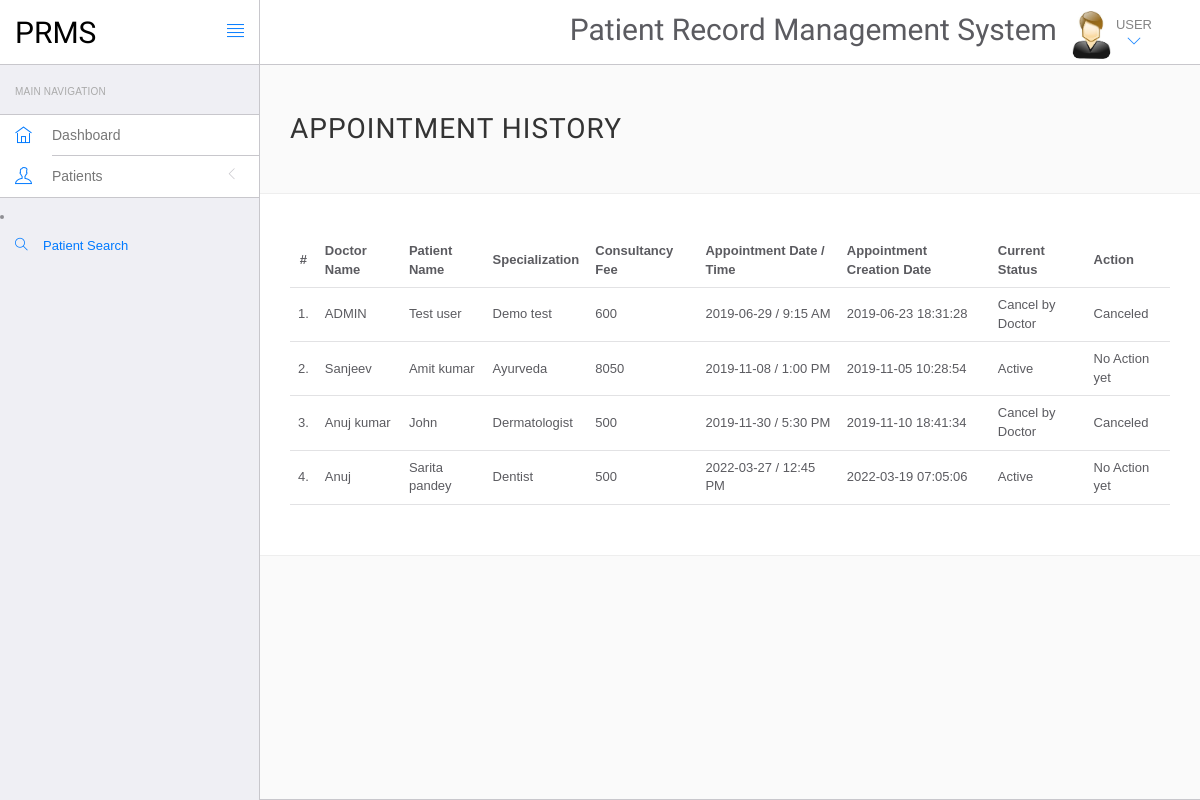
/hms/admin/appointment-history.php (signed in), run on the app's committed database.
### tables this page shows
CREATE TABLE `appointment` (
  `id` int(11) NOT NULL,
  `doctorSpecialization` varchar(255) DEFAULT NULL,
  `doctorId` int(11) DEFAULT NULL,
  `userId` int(11) DEFAULT NULL,
  `consultancyFees` int(11) DEFAULT NULL,
  `appointmentDate` varchar(255) DEFAULT NULL,
  `appointmentTime` varchar(255) DEFAULT NULL,
  `postingDate` timestamp NULL DEFAULT current_timestamp(),
  `userStatus` int(11) DEFAULT NULL,
  `doctorStatus` int(11) DEFAULT NULL,
  `updationDate` timestamp NULL DEFAULT current_timestamp()
);

CREATE TABLE `doctors` (
  `id` int(11) NOT NULL,
  `specilization` varchar(255) DEFAULT NULL,
  `doctorName` varchar(255) DEFAULT NULL,
  `address` longtext DEFAULT NULL,
  `docFees` varchar(255) DEFAULT NULL,
  `contactno` bigint(11) DEFAULT NULL,
  `docEmail` varchar(255) DEFAULT NULL,
  `password` varchar(255) DEFAULT NULL,
  `creationDate` timestamp NULL DEFAULT current_timestamp(),
  `updationDate` timestamp NULL DEFAULT current_timestamp()
);

CREATE TABLE `users` (
  `id` int(11) NOT NULL,
  `fullName` varchar(255) DEFAULT NULL,
  `address` longtext DEFAULT NULL,
  `city` varchar(255) DEFAULT NULL,
  `gender` varchar(255) DEFAULT NULL,
  `email` varchar(255) DEFAULT NULL,
  `password` varchar(255) DEFAULT NULL,
  `regDate` timestamp NULL DEFAULT current_timestamp(),
  `updationDate` timestamp NULL DEFAULT current_timestamp()
);

### hms/admin/appointment-history.php (the view, shortened to what this page needs)
<?php
include('include/config.php');
?>
<!DOCTYPE html>
<html lang="en">
	<head>
		<link rel="stylesheet" href="vendor/bootstrap/css/bootstrap.min.css">
		<link rel="stylesheet" href="vendor/fontawesome/css/font-awesome.min.css">
		<link rel="stylesheet" href="vendor/themify-icons/themify-icons.min.css">
		<link href="vendor/animate.css/animate.min.css" rel="stylesheet" media="screen">
		<link href="vendor/perfect-scrollbar/perfect-scrollbar.min.css" rel="stylesheet" media="screen">
		<link href="vendor/switchery/switchery.min.css" rel="stylesheet" media="screen">
		<link href="vendor/bootstrap-touchspin/jquery.bootstrap-touchspin.min.css" rel="stylesheet" media="screen">
		<link href="vendor/select2/select2.min.css" rel="stylesheet" media="screen">
		<link href="vendor/bootstrap-datepicker/bootstrap-datepicker3.standalone.min.css" rel="stylesheet" media="screen">
		<link href="vendor/bootstrap-timepicker/bootstrap-timepicker.min.css" rel="stylesheet" media="screen">
		<link rel="stylesheet" href="assets/css/styles.css">
		<link rel="stylesheet" href="assets/css/plugins.css">
		<link rel="stylesheet" href="assets/css/themes/theme-1.css" id="skin_color" />
	</head>
	<body>
		<div id="app">
<?php include('include/sidebar.php');?>
			<div class="app-content">
					<?php include('include/header.php');?>
				<div class="main-content" >
					<div class="wrap-content container" id="container">
						<section id="page-title">
							<div class="row">
								<div class="col-sm-8">
									<h1 class="mainTitle">Appointment History</h1>
																	</div>
							</div>
						</section>
						<div class="container-fluid container-fullw bg-white">
									<div class="row">
								<div class="col-md-12">
									<table class="table table-hover" id="sample-table-1">
										<thead>
											<tr>
												<th class="center">#</th>
												<th class="hidden-xs">Doctor Name</th>
												<th>Patient Name</th>
												<th>Specialization</th>
												<th>Consultancy Fee</th>
												<th>Appointment Date / Time </th>
												<th>Appointment Creation Date  </th>
												<th>Current Status</th>
												<th>Action</th>
											</tr>
										</thead>
										<tbody>
<?php
$sql=mysqli_query($con,"select doctors.doctorName as docname,users.fullName as pname,appointment.*  from appointment join doctors on doctors.id=appointment.doctorId join users on users.id=appointment.userId ");
$cnt=1;
while($row=mysqli_fetch_array($sql))
{
?>
											<tr>
												<td class="center"><?php echo $cnt;?>.</td>
												<td class="hidden-xs"><?php echo $row['docname'];?></td>
												<td class="hidden-xs"><?php echo $row['pname'];?></td>
												<td><?php echo $row['doctorSpecialization'];?></td>
												<td><?php echo $row['consultancyFees'];?></td>
												<td><?php echo $row['appointmentDate'];?> / <?php echo
												 $row['appointmentTime'];?>
												</td>
												<td><?php echo $row['postingDate'];?></td>
												<td>
<?php if(($row['userStatus']==1) && ($row['doctorStatus']==1))
{
	echo "Active";
}
if(($row['userStatus']==1) && ($row['doctorStatus']==0))
{
	echo "Cancel by Doctor";
}
												?></td>
												<td >
												<div class="visible-md visible-lg hidden-sm hidden-xs">
							<?php if(($row['userStatus']==1) && ($row['doctorStatus']==1))
{
echo "No Action yet";
	 } else {
		echo "Canceled";
		} ?>
												</div>
												</td>
											</tr>
											<?php
$cnt=$cnt+1;
											 }?>
										</tbody>
									</table>
								</div>
							</div>
								</div>
					</div>
				</div>
			</div>
		</div>
	</body>
</html>

### hms/admin/assets/css/themes/theme-1.css (style rules this page uses)
body { background: #FAFAFA; }

### data on the page
appointment: doctorId.doctorName "ADMIN", userId.fullName "Test user", doctorSpecialization "Demo test", consultancyFees "600", appointmentDate "2019-06-29", appointmentTime "9:15 AM", postingDate "2019-06-23 18:31:28", userStatus "Cancel by Doctor"
appointment: doctorId.doctorName "Sanjeev", userId.fullName "Amit kumar", doctorSpecialization "Ayurveda", consultancyFees "8050", appointmentDate "2019-11-08", appointmentTime "1:00 PM", postingDate "2019-11-05 10:28:54", userStatus "Active"
appointment: doctorId.doctorName "Anuj kumar", userId.fullName "John", doctorSpecialization "Dermatologist", consultancyFees "500", appointmentDate "2019-11-30", appointmentTime "5:30 PM", postingDate "2019-11-10 18:41:34", userStatus "Cancel by Doctor"
appointment: doctorId.doctorName "Anuj", userId.fullName "Sarita pandey", doctorSpecialization "Dentist", consultancyFees "500", appointmentDate "2022-03-27", appointmentTime "12:45 PM", postingDate "2022-03-19 07:05:06", userStatus "Active"
